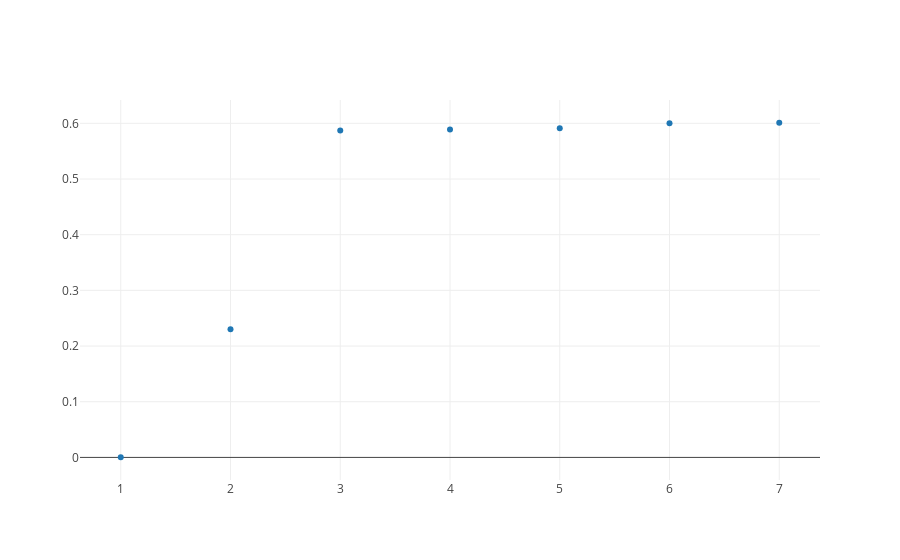

The cell this chart's notebook holds for it:
### Code cell
from graph import trace_values, plot
trace = trace_values(x_values, y_values)
plot([trace])

### Figure 1 — Plotly figure (JSON) as saved in the notebook; plotly's stock layout.template omitted (floating-point values rounded to 4 significant figures)
{"data": [{"mode": "markers", "name": "data", "text": [], "type": "scatter", "uid": "94c545e3-c326-40e5-a227-507aac1def35", "x": [7, 6, 5, 4, 3, 2, 1], "y": [0.601, 0.6001, 0.591, 0.5888, 0.587, 0.2301, 0.0002986]}], "layout": {"autosize": true, "xaxis": {"autorange": true, "range": [0.6182, 7.382], "type": "linear"}, "yaxis": {"autorange": true, "range": [-0.0437, 0.645], "type": "linear"}}}
